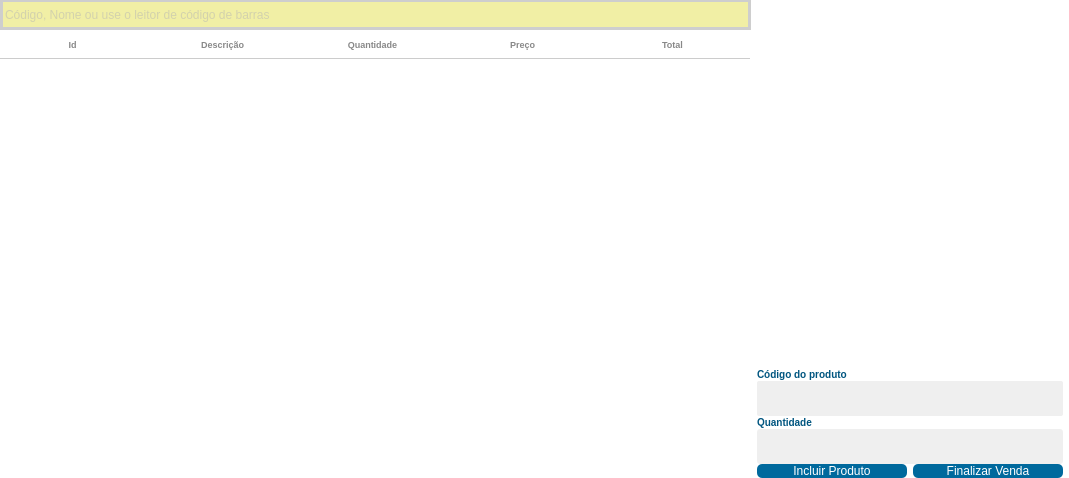
                  <widget class="QFrame" name="frame_28">
                   <property name="styleSheet">
                    <string notr="true">border:none;</string>
                   </property>
                   <property name="frameShape">
                    <enum>QFrame::Box</enum>
                   </property>
                   <property name="frameShadow">
                    <enum>QFrame::Raised</enum>
                   </property>
                   <layout class="QVBoxLayout" name="verticalLayout_7">
                    <property name="spacing">
                     <number>0</number>
                    </property>
                    <property name="leftMargin">
                     <number>0</number>
                    </property>
                    <property name="topMargin">
                     <number>0</number>
                    </property>
                    <property name="rightMargin">
                     <number>0</number>
                    </property>
                    <property name="bottomMargin">
                     <number>0</number>
                    </property>
                    <item>
                     <widget class="QFrame" name="frame_31">
                      <property name="styleSheet">
                       <string notr="true">background-color: rgb(239, 239, 239);</string>
                      </property>
                      <property name="frameShape">
                       <enum>QFrame::NoFrame</enum>
                      </property>
                      <property name="frameShadow">
                       <enum>QFrame::Raised</enum>
                      </property>
                      <layout class="QHBoxLayout" name="horizontalLayout_11">
                       <property name="spacing">
                        <number>0</number>
                       </property>
                       <property name="leftMargin">
                        <number>0</number>
                       </property>
                       <property name="topMargin">
                        <number>0</number>
                       </property>
                       <property name="rightMargin">
                        <number>0</number>
                       </property>
                       <property name="bottomMargin">
                        <number>0</number>
                       </property>
                       <item>
                        <widget class="QFrame" name="frame_32">
                         <property name="styleSheet">
                          <string notr="true">background-color: rgb(255, 255, 255);</string>
                         </property>
                         <property name="frameShape">
                          <enum>QFrame::StyledPanel</enum>
                         </property>
                         <property name="frameShadow">
                          <enum>QFrame::Raised</enum>
                         </property>
                         <layout class="QGridLayout" name="gridLayout_14">
                          <property name="leftMargin">
                           <number>0</number>
                          </property>
                          <property name="topMargin">
                           <number>0</number>
                          </property>
                          <property name="rightMargin">
                           <number>0</number>
                          </property>
                          <property name="bottomMargin">
                           <number>0</number>
                          </property>
                          <property name="spacing">
                           <number>0</number>
                          </property>
                          <item row="0" column="0">
                           <widget class="QFrame" name="frame_62">
                            <property name="maximumSize">
                             <size>
                              <width>16777215</width>
                              <height>30</height>
                             </size>
                            </property>
                            <property name="styleSheet">
                             <string notr="true">background-color: rgb(206, 206, 206);</string>
                            </property>
                            <property name="frameShape">
                             <enum>QFrame::NoFrame</enum>
                            </property>
                            <property name="frameShadow">
                             <enum>QFrame::Raised</enum>
                            </property>
                            <layout class="QHBoxLayout" name="horizontalLayout_22">
                             <property name="spacing">
                              <number>0</number>
                             </property>
                             <property name="leftMargin">
                              <number>0</number>
                             </property>
                             <property name="topMargin">
                              <number>0</number>
                             </property>
                             <property name="rightMargin">
                              <number>0</number>
                             </property>
                             <property name="bottomMargin">
                              <number>0</number>
                             </property>
                             <item>
                              <widget class="QFrame" name="frame_63">
                               <property name="minimumSize">
                                <size>
                                 <width>745</width>
                                 <height>0</height>
                                </size>
                               </property>
                               <property name="frameShape">
                                <enum>QFrame::NoFrame</enum>
                               </property>
                               <property name="frameShadow">
                                <enum>QFrame::Raised</enum>
                               </property>
                               <layout class="QGridLayout" name="gridLayout_15">
                                <property name="leftMargin">
                                 <number>3</number>
                                </property>
                                <property name="topMargin">
                                 <number>0</number>
                                </property>
                                <property name="rightMargin">
                                 <number>3</number>
                                </property>
                                <property name="bottomMargin">
                                 <number>0</number>
                                </property>
                                <property name="spacing">
                                 <number>0</number>
                                </property>
                                <item row="0" column="0">
                                 <widget class="QLineEdit" name="lineEdit">
                                  <property name="sizePolicy">
                                   <sizepolicy hsizetype="Preferred" vsizetype="Preferred">
                                    <horstretch>0</horstretch>
                                    <verstretch>0</verstretch>
                                   </sizepolicy>
                                  </property>
                                  <property name="minimumSize">
                                   <size>
                                    <width>725</width>
                                    <height>0</height>
                                   </size>
                                  </property>
                                  <property name="styleSheet">
                                   <string notr="true">background-color: #f1efa5;
color: rgb(179, 179, 179);
border:none;

font: 75 12pt &quot;MS Shell Dlg 2&quot;;</string>
                                  </property>
                                  <property name="inputMask">
                                   <string/>
                                  </property>
                                  <property name="text">
                                   <string notr="true"/>
                                  </property>
                                  <property name="placeholderText">
                                   <string>Código, Nome ou use o leitor de código de barras</string>
                                  </property>
                                 </widget>
                                </item>
                                <item row="0" column="1">
                                 <widget class="QPushButton" name="pushButton_21">
                                  <property name="sizePolicy">
                                   <sizepolicy hsizetype="Preferred" vsizetype="Preferred">
                                    <horstretch>0</horstretch>
                                    <verstretch>0</verstretch>
                                   </sizepolicy>
                                  </property>
                                  <property name="minimumSize">
                                   <size>
                                    <width>0</width>
                                    <height>0</height>
                                   </size>
                                  </property>
                                  <property name="maximumSize">
                                   <size>
                                    <width>20</width>
                                    <height>25</height>
                                   </size>
                                  </property>
                                  <property name="styleSheet">
                                   <string notr="true">background-color: #f1efa5;
border: none;
</string>
                                  </property>
                                  <property name="text">
                                   <string/>
                                  </property>
                                  <property name="icon">
                                   <iconset>
                                    <normaloff>img/seta_baixo.jpg</normaloff>img/seta_baixo.jpg</iconset>
                                  </property>
                                  <property name="iconSize">
                                   <size>
                                    <width>15</width>
                                    <height>15</height>
                                   </size>
                                  </property>
                                 </widget>
                                </item>
                               </layout>
                              </widget>
                             </item>
                             <item>
                              <widget class="QFrame" name="frame_64">
                               <property name="styleSheet">
                                <string notr="true">background-color: rgb(255, 255, 255);</string>
                               </property>
                               <property name="frameShape">
                                <enum>QFrame::StyledPanel</enum>
                               </property>
                               <property name="frameShadow">
                                <enum>QFrame::Raised</enum>
                               </property>
                              </widget>
                             </item>
                            </layout>
                           </widget>
                          </item>
                          <item row="1" column="0">
                           <widget class="QTableWidget" name="TableWidget_Venda">
                            <property name="sizePolicy">
                             <sizepolicy hsizetype="Preferred" vsizetype="Preferred">
                              <horstretch>0</horstretch>
                              <verstretch>0</verstretch>
                             </sizepolicy>
                            </property>
                            <property name="minimumSize">
                             <size>
                              <width>600</width>
                              <height>0</height>
                             </size>
                            </property>
                            <property name="styleSheet">
                             <string notr="true">QHeaderView:section{
background-color: rgb(255, 255, 255);
padding: 5px 5px 5px 0px ;
font-size: 9px;
font-family: &quot;Arial&quot;;
font-weight: bold;
color: rgb(136, 136, 136);
border:none;
border-bottom: 1px solid #CCC;
}
QTableView{
background-color: rgb(255, 255, 255);
font-size: 12px;
color: rgb(113, 113, 113);

}
</string>
                            </property>
                            <property name="frameShape">
                             <enum>QFrame::NoFrame</enum>
                            </property>
                            <property name="dragDropOverwriteMode">
                             <bool>true</bool>
                            </property>
                            <property name="columnCount">
                             <number>5</number>
                            </property>
                            <attribute name="horizontalHeaderDefaultSectionSize">
                             <number>150</number>
                            </attribute>
                            <attribute name="horizontalHeaderMinimumSectionSize">
                             <number>15</number>
                            </attribute>
                            <attribute name="verticalHeaderHighlightSections">
                             <bool>true</bool>
                            </attribute>
                            <attribute name="verticalHeaderShowSortIndicator" stdset="0">
                             <bool>false</bool>
                            </attribute>
                            <attribute name="verticalHeaderStretchLastSection">
                             <bool>false</bool>
                            </attribute>
                            <column>
                             <property name="text">
                              <string>Id</string>
                             </property>
                            </column>
                            <column>
                             <property name="text">
                              <string>Descrição</string>
                             </property>
                            </column>
                            <column>
                             <property name="text">
                              <string>Quantidade</string>
                             </property>
                            </column>
                            <column>
                             <property name="text">
                              <string>Preço</string>
                             </property>
                            </column>
                            <column>
                             <property name="text">
                              <string>Total</string>
                             </property>
                            </column>
                           </widget>
                          </item>
                         </layout>
                        </widget>
                       </item>
                       <item>
                        <widget class="QFrame" name="frame_33">
                         <property name="maximumSize">
                          <size>
                           <width>450</width>
                           <height>77777</height>
                          </size>
                         </property>
                         <property name="styleSheet">
                          <string notr="true">background-color: rgb(255, 255, 255);</string>
                         </property>
                         <property name="frameShape">
                          <enum>QFrame::NoFrame</enum>
                         </property>
                         <property name="frameShadow">
                          <enum>QFrame::Raised</enum>
                         </property>
                         <layout class="QVBoxLayout" name="verticalLayout_8">
                          <property name="spacing">
                           <number>0</number>
                          </property>
                          <property name="leftMargin">
                           <number>0</number>
                          </property>
                          <property name="topMargin">
                           <number>0</number>
                          </property>
                          <property name="rightMargin">
                           <number>0</number>
                          </property>
                          <property name="bottomMargin">
                           <number>0</number>
                          </property>
                          <item>
                           <widget class="QFrame" name="frame_34">
                            <property name="maximumSize">
                             <size>
                              <width>7777</width>
                              <height>77777</height>
                             </size>
                            </property>
                            <property name="styleSheet">
                             <string notr="true"/>
                            </property>
                            <property name="frameShape">
                             <enum>QFrame::NoFrame</enum>
                            </property>
                            <property name="frameShadow">
                             <enum>QFrame::Raised</enum>
                            </property>
                            <layout class="QGridLayout" name="gridLayout">
                             <item row="0" column="0">
                              <widget class="QLabel" name="Lb_fotoCarrinho">
                               <property name="sizePolicy">
                                <sizepolicy hsizetype="Preferred" vsizetype="Preferred">
                                 <horstretch>0</horstretch>
                                 <verstretch>0</verstretch>
                                </sizepolicy>
                               </property>
                               <property name="minimumSize">
                                <size>
                                 <width>300</width>
                                 <height>350</height>
                                </size>
                               </property>
                               <property name="maximumSize">
                                <size>
                                 <width>350</width>
                                 <height>350</height>
                                </size>
                               </property>
                               <property name="styleSheet">
                                <string notr="true"/>
                               </property>
                               <property name="frameShape">
                                <enum>QFrame::NoFrame</enum>
                               </property>
                               <property name="text">
                                <string/>
                               </property>
                               <property name="scaledContents">
                                <bool>true</bool>
                               </property>
                               <property name="alignment">
                                <set>Qt::AlignCenter</set>
                               </property>
                              </widget>
                             </item>
                            </layout>
                           </widget>
                          </item>
                          <item>
                           <widget class="QFrame" name="frame_35">
                            <property name="minimumSize">
                             <size>
                              <width>0</width>
                              <height>0</height>
                             </size>
                            </property>
                            <property name="maximumSize">
                             <size>
                              <width>16777215</width>
                              <height>170</height>
                             </size>
                            </property>
                            <property name="frameShape">
                             <enum>QFrame::NoFrame</enum>
                            </property>
                            <property name="frameShadow">
                             <enum>QFrame::Raised</enum>
                            </property>
                            <layout class="QGridLayout" name="gridLayout_17">
                             <property name="leftMargin">
                              <number>0</number>
                             </property>
                             <property name="topMargin">
                              <number>0</number>
                             </property>
                             <property name="rightMargin">
                              <number>0</number>
                             </property>
                             <property name="bottomMargin">
                              <number>0</number>
                             </property>
                             <property name="spacing">
                              <number>0</number>
                             </property>
                             <item row="0" column="0">
                              <widget class="QLabel" name="label_6">
                               <property name="styleSheet">
                                <string notr="true">color: rgb(0, 85, 127);
font-family: &quot;Arial&quot;;
font-weight: bold;
font-size: 10px;</string>
                               </property>
                               <property name="text">
                                <string>Código do produto</string>
                               </property>
                              </widget>
                             </item>
                             <item row="2" column="0">
                              <widget class="QLabel" name="label_7">
                               <property name="styleSheet">
                                <string notr="true">color: rgb(0, 85, 127);
font-family: &quot;Arial&quot;;
font-weight: bold;
font-size: 10px;</string>
                               </property>
                               <property name="text">
                                <string>Quantidade</string>
                               </property>
                              </widget>
                             </item>
                             <item row="4" column="0">
                              <widget class="QPushButton" name="Bt_IncluirProduto">
                               <property name="maximumSize">
                                <size>
                                 <width>150</width>
                                 <height>16777215</height>
                                </size>
                               </property>
                               <property name="toolTip">
                                <string>Adicionar Produto ao carrinho de vendas</string>
                               </property>
                               <property name="styleSheet">
                                <string notr="true">background-color: rgb(0, 105, 157);
font: 75 10pt &quot;Rockwell&quot;;
color: rgb(255, 255, 255);
border-radius:5px;</string>
                               </property>
                               <property name="text">
                                <string>Incluir Produto</string>
                               </property>
                               <property name="icon">
                                <iconset>
                                 <normaloff>img/add.png</normaloff>img/add.png</iconset>
                               </property>
                               <property name="iconSize">
                                <size>
                                 <width>25</width>
                                 <height>25</height>
                                </size>
                               </property>
                              </widget>
                             </item>
                             <item row="4" column="1">
                              <widget class="QPushButton" name="Bt_Finalizar_venda">
                               <property name="maximumSize">
                                <size>
                                 <width>150</width>
                                 <height>16777215</height>
                                </size>
                               </property>
                               <property name="toolTip">
                                <string>Finalizar Venda</string>
                               </property>
                               <property name="styleSheet">
                                <string notr="true">background-color: rgb(0, 105, 157);
font: 75 10pt &quot;Rockwell&quot;;
color: rgb(255, 255, 255);
border-radius:5px;</string>
                               </property>
                               <property name="text">
                                <string>Finalizar Venda</string>
                               </property>
                               <property name="icon">
                                <iconset>
                                 <normaloff>img/CERTO.webp</normaloff>img/CERTO.webp</iconset>
                               </property>
                               <property name="iconSize">
                                <size>
                                 <width>25</width>
                                 <height>25</height>
                                </size>
                               </property>
                              </widget>
                             </item>
                             <item row="1" column="0" colspan="2">
                              <widget class="QLineEdit" name="Input_Codigo">
                               <property name="minimumSize">
                                <size>
                                 <width>0</width>
                                 <height>35</height>
                                </size>
                               </property>
                               <property name="styleSheet">
                                <string notr="true">QLineEdit{
background-color: rgb(239, 239, 239);
border-radius: 2px;
color: #000;
font: 13px &quot;Arial&quot; ;

}
QLineEdit:Focus {
border: 1px solid red;
}</string>
                               </property>
                              </widget>
                             </item>
                             <item row="3" column="0" colspan="2">
                              <widget class="QLineEdit" name="Input_Quantidade">
                               <property name="minimumSize">
                                <size>
                                 <width>0</width>
                                 <height>35</height>
                                </size>
                               </property>
                               <property name="styleSheet">
                                <string notr="true">background-color: rgb(239, 239, 239);
border-radius: 3px;</string>
                               </property>
                               <property name="text">
                                <string/>
                               </property>
                              </widget>
                             </item>
                            </layout>
                           </widget>
                          </item>
                         </layout>
                        </widget>
                       </item>
                      </layout>
                     </widget>
                    </item>
                   </layout>
                  </widget>
